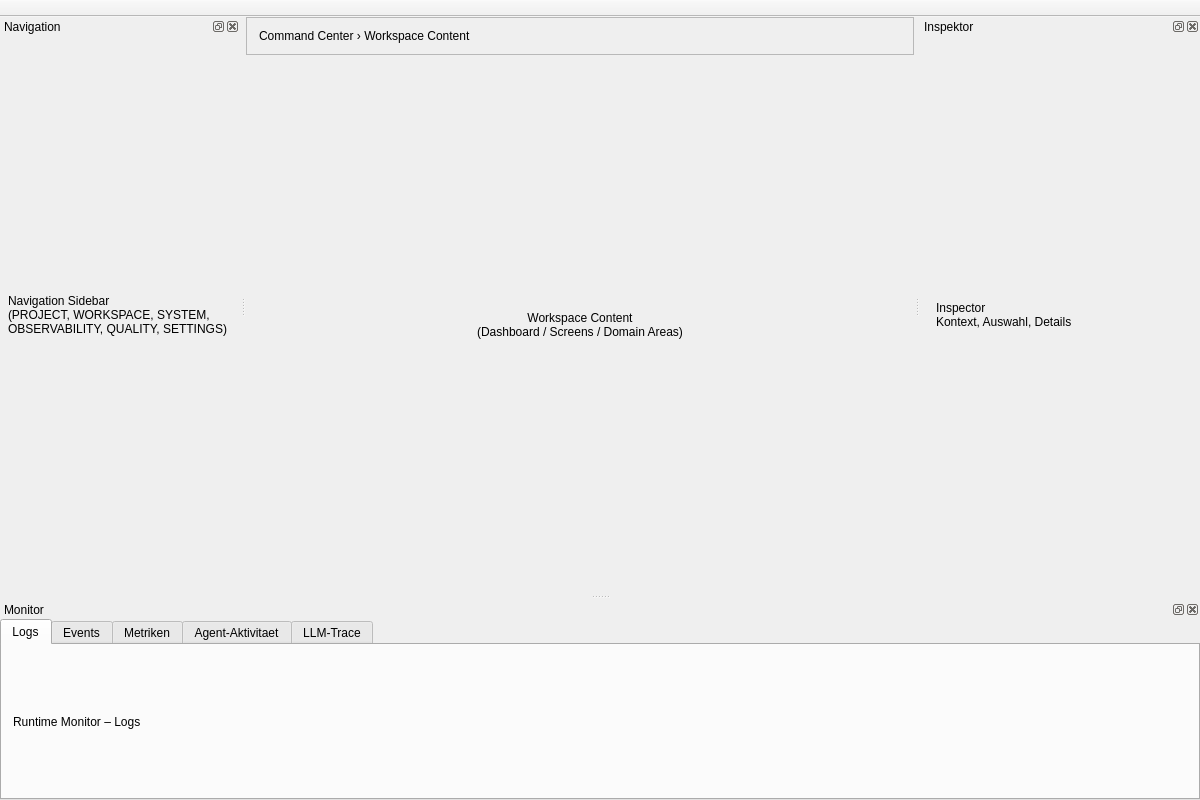
<?xml version="1.0" encoding="UTF-8"?>
<ui version="4.0">
 <class>ShellMainWindow</class>
 <widget class="QMainWindow" name="ShellMainWindow">
  <property name="geometry">
   <rect>
    <x>0</x>
    <y>0</y>
    <width>1200</width>
    <height>800</height>
   </rect>
  </property>
  <property name="minimumSize">
   <size>
    <width>1000</width>
    <height>700</height>
   </size>
  </property>
  <property name="windowTitle">
   <string>Linux Desktop Chat – Kommandozentrale</string>
  </property>
  <widget class="QWidget" name="centralwidget">
   <layout class="QVBoxLayout" name="centralLayout">
    <property name="leftMargin">
     <number>0</number>
    </property>
    <property name="topMargin">
     <number>0</number>
    </property>
    <property name="rightMargin">
     <number>0</number>
    </property>
    <property name="bottomMargin">
     <number>0</number>
    </property>
    <property name="spacing">
     <number>0</number>
    </property>
    <item>
     <widget class="QFrame" name="breadcrumbBar">
      <property name="minimumSize">
       <size>
        <width>0</width>
        <height>36</height>
       </size>
      </property>
      <property name="maximumSize">
       <size>
        <width>16777215</width>
        <height>40</height>
       </size>
      </property>
      <property name="frameShape">
       <enum>QFrame::Shape::StyledPanel</enum>
      </property>
      <layout class="QHBoxLayout" name="breadcrumbLayout">
       <property name="leftMargin">
        <number>12</number>
       </property>
       <property name="topMargin">
        <number>8</number>
       </property>
       <property name="rightMargin">
        <number>12</number>
       </property>
       <property name="bottomMargin">
        <number>8</number>
       </property>
       <item>
        <widget class="QLabel" name="breadcrumbPlaceholder">
         <property name="text">
          <string>Command Center › Workspace Content</string>
         </property>
        </widget>
       </item>
       <item>
        <spacer name="breadcrumbSpacer">
         <property name="orientation">
          <enum>Qt::Orientation::Horizontal</enum>
         </property>
         <property name="sizeHint" stdset="0">
          <size>
           <width>40</width>
           <height>20</height>
          </size>
         </property>
        </spacer>
       </item>
      </layout>
     </widget>
    </item>
    <item>
     <widget class="QStackedWidget" name="workspaceHost">
      <property name="currentIndex">
       <number>0</number>
      </property>
      <widget class="QWidget" name="workspacePlaceholder">
       <layout class="QVBoxLayout" name="workspacePlaceholderLayout">
        <item>
         <widget class="QLabel" name="workspacePlaceholderLabel">
          <property name="alignment">
           <set>Qt::AlignmentFlag::AlignCenter</set>
          </property>
          <property name="text">
           <string>Workspace Content
(Dashboard / Screens / Domain Areas)</string>
          </property>
         </widget>
        </item>
       </layout>
      </widget>
     </widget>
    </item>
   </layout>
  </widget>
  <widget class="QToolBar" name="topBar">
   <property name="windowTitle">
    <string>TopBar</string>
   </property>
   <property name="movable">
    <bool>false</bool>
   </property>
   <property name="floatable">
    <bool>false</bool>
   </property>
   <attribute name="toolBarArea">
    <enum>Qt::ToolBarArea::TopToolBarArea</enum>
   </attribute>
   <attribute name="toolBarBreak">
    <bool>false</bool>
   </attribute>
  </widget>
  <widget class="QDockWidget" name="navDock">
   <property name="minimumSize">
    <size>
     <width>240</width>
     <height>0</height>
    </size>
   </property>
   <property name="windowTitle">
    <string>Navigation</string>
   </property>
   <attribute name="dockWidgetArea">
    <enum>Qt::DockWidgetArea::LeftDockWidgetArea</enum>
   </attribute>
   <widget class="QWidget" name="navDockContents">
    <layout class="QVBoxLayout" name="navDockLayout">
     <property name="leftMargin">
      <number>8</number>
     </property>
     <property name="topMargin">
      <number>12</number>
     </property>
     <property name="rightMargin">
      <number>8</number>
     </property>
     <property name="bottomMargin">
      <number>12</number>
     </property>
     <item>
      <widget class="QLabel" name="navPlaceholder">
       <property name="text">
        <string>Navigation Sidebar
(PROJECT, WORKSPACE, SYSTEM, OBSERVABILITY, QUALITY, SETTINGS)</string>
       </property>
       <property name="wordWrap">
        <bool>true</bool>
       </property>
      </widget>
     </item>
    </layout>
   </widget>
  </widget>
  <widget class="QDockWidget" name="inspectorDock">
   <property name="minimumSize">
    <size>
     <width>280</width>
     <height>0</height>
    </size>
   </property>
   <property name="windowTitle">
    <string>Inspektor</string>
   </property>
   <attribute name="dockWidgetArea">
    <enum>Qt::DockWidgetArea::RightDockWidgetArea</enum>
   </attribute>
   <widget class="QWidget" name="inspectorDockContents">
    <layout class="QVBoxLayout" name="inspectorDockLayout">
     <property name="leftMargin">
      <number>16</number>
     </property>
     <property name="topMargin">
      <number>16</number>
     </property>
     <property name="rightMargin">
      <number>16</number>
     </property>
     <property name="bottomMargin">
      <number>16</number>
     </property>
     <item>
      <widget class="QLabel" name="inspectorPlaceholder">
       <property name="text">
        <string>Inspector
Kontext, Auswahl, Details</string>
       </property>
       <property name="wordWrap">
        <bool>true</bool>
       </property>
      </widget>
     </item>
    </layout>
   </widget>
  </widget>
  <widget class="QDockWidget" name="bottomDock">
   <property name="minimumSize">
    <size>
     <width>0</width>
     <height>200</height>
    </size>
   </property>
   <property name="windowTitle">
    <string>Monitor</string>
   </property>
   <attribute name="dockWidgetArea">
    <enum>Qt::DockWidgetArea::BottomDockWidgetArea</enum>
   </attribute>
   <widget class="QWidget" name="bottomDockContents">
    <layout class="QVBoxLayout" name="bottomDockLayout">
     <property name="leftMargin">
      <number>0</number>
     </property>
     <property name="topMargin">
      <number>0</number>
     </property>
     <property name="rightMargin">
      <number>0</number>
     </property>
     <property name="bottomMargin">
      <number>0</number>
     </property>
     <item>
      <widget class="QTabWidget" name="bottomPanelTabs">
       <property name="currentIndex">
        <number>0</number>
       </property>
       <widget class="QWidget" name="tabLogs">
        <attribute name="title">
         <string>Logs</string>
        </attribute>
        <layout class="QVBoxLayout" name="tabLogsLayout">
         <item>
          <widget class="QLabel" name="logsPlaceholder">
           <property name="text">
            <string>Runtime Monitor – Logs</string>
           </property>
          </widget>
         </item>
        </layout>
       </widget>
       <widget class="QWidget" name="tabEvents">
        <attribute name="title">
         <string>Events</string>
        </attribute>
        <layout class="QVBoxLayout" name="tabEventsLayout">
         <item>
          <widget class="QLabel" name="eventsPlaceholder">
           <property name="text">
            <string>Runtime Monitor – Events</string>
           </property>
          </widget>
         </item>
        </layout>
       </widget>
       <widget class="QWidget" name="tabMetrics">
        <attribute name="title">
         <string>Metriken</string>
        </attribute>
        <layout class="QVBoxLayout" name="tabMetricsLayout">
         <item>
          <widget class="QLabel" name="metricsPlaceholder">
           <property name="text">
            <string>Runtime Monitor – Metriken</string>
           </property>
          </widget>
         </item>
        </layout>
       </widget>
       <widget class="QWidget" name="tabAgentActivity">
        <attribute name="title">
         <string>Agent-Aktivitaet</string>
        </attribute>
        <layout class="QVBoxLayout" name="tabAgentLayout">
         <item>
          <widget class="QLabel" name="agentPlaceholder">
           <property name="text">
            <string>Runtime Monitor – Agent-Aktivitaet</string>
           </property>
          </widget>
         </item>
        </layout>
       </widget>
       <widget class="QWidget" name="tabLLMTrace">
        <attribute name="title">
         <string>LLM-Trace</string>
        </attribute>
        <layout class="QVBoxLayout" name="tabLLMLayout">
         <item>
          <widget class="QLabel" name="llmPlaceholder">
           <property name="text">
            <string>Runtime Monitor – LLM-Trace</string>
           </property>
          </widget>
         </item>
        </layout>
       </widget>
      </widget>
     </item>
    </layout>
   </widget>
  </widget>
 </widget>
 <layoutdefault spacing="6" margin="11"/>
 <resources/>
 <connections/>
</ui>
